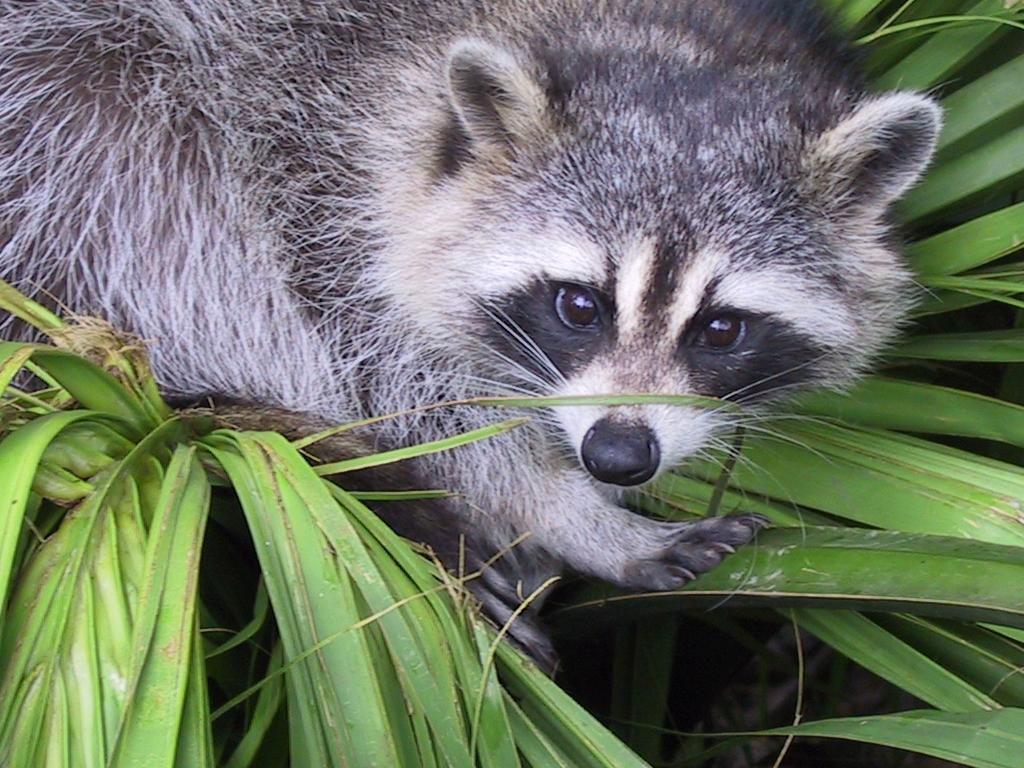
#> input picture Py_01/ex03/animal.jpeg, 1024 x 768 px
$ python zoom.py
#> lines starting #> are read from the running program, lines starting #| are printed output that depends on the picture
### Py_01/ex03/load_image.py
from PIL import Image
import numpy as np


def load_image(path: str) -> np.array:
    """
    Basic fonction for load an image with pillow and return a numpy array.
    """
#> called with path = 'animal.jpeg'
    try:
        im = Image.open(path)
#> im is the input picture: PIL image 1024x768 RGB; mean R, G, B 110.7, 117.7, 102.1
        array = np.array(im)
        print("The shape of image is:", np.shape(array))
#| The shape of image is: (768, 1024, 3)
        return array[[0]]
    except FileNotFoundError:
        print("Error: File not found.")
    except Image.UnidentifiedImageError:
        print("Error: File is not an image.")

### Py_01/ex03/zoom.py
from load_image import load_image
from PIL import Image
import matplotlib.pyplot as plt
import numpy as np


def zoom(img, size, zoom) -> np.array:
    """
    Zooms in on an image at a specified size.
    """
#> called with img = 'animal.jpeg', size = 400, zoom = 2
    try:
        img = Image.open(img).convert('L')
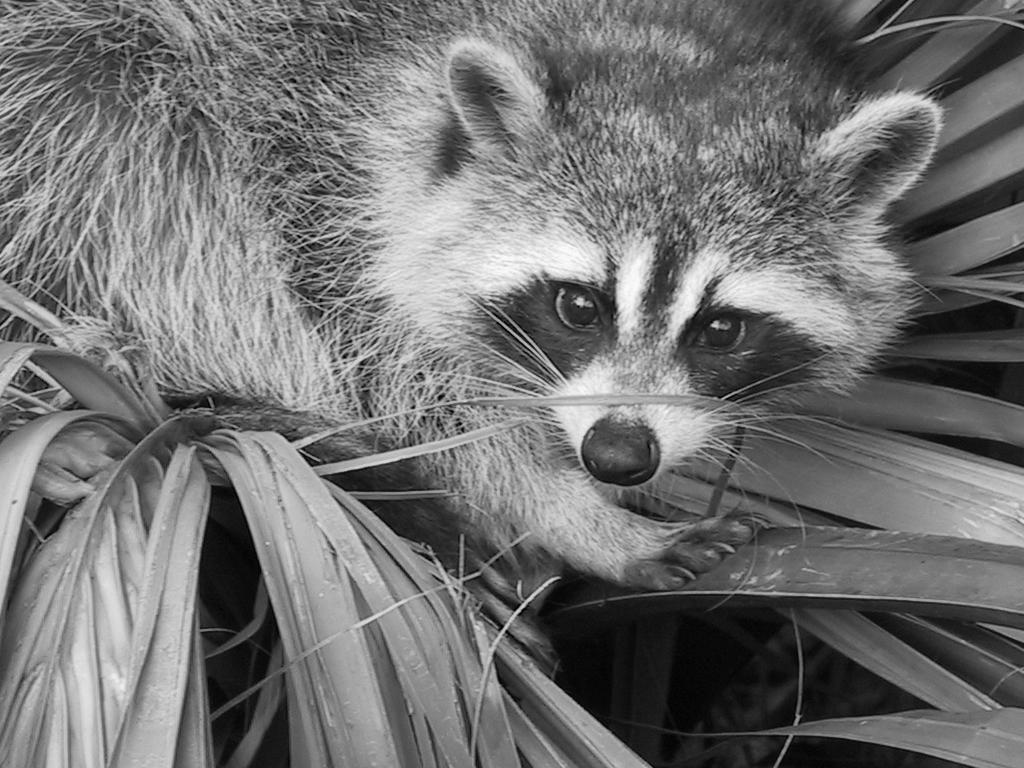
#> img: PIL image 1024x768 L; min 0, max 253, mean 113.8
        w, h = img.size
#> w = 1024; h = 768
        zoom2 = zoom * 2
        left = max(0, (w - size) // zoom2) + 300
#> left = 456
        top = max(0, (h - size) // zoom2)
#> top = 92
        right = left + size
#> right = 856
        bottom = top + size
#> bottom = 492
        img = img.crop((left, top, right, bottom))
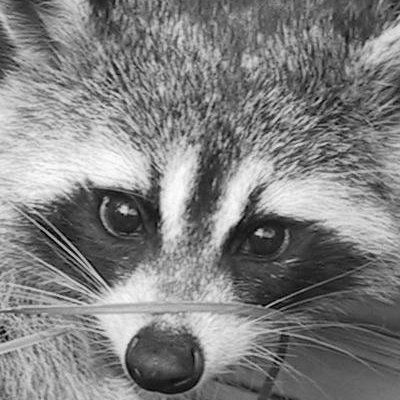
#> img: PIL image 400x400 L; min 0, max 253, mean 128.1
        array = np.array(img)
        print("New shape after slicing:",
              np.shape(np.expand_dims(array, axis=-1)), "or", np.shape(array))
#| New shape after slicing: (400, 400, 1) or (400, 400)
        plt.imshow(array, cmap='grey')
        plt.show()
        return np.expand_dims(array, axis=-1)
    except FileNotFoundError:
        print("Error: File not found.")
    except Image.UnidentifiedImageError:
        print("Error: File is not an image.")
    except ValueError:
        print("Error: Size can't be negative.")
    except ZeroDivisionError:
        print("Error: Zoom can't be zero.")


def main():
    img = "animal.jpeg"
    print(load_image(img))
    print(zoom(img, 400, 2))


if __name__ == "__main__":
    main()
